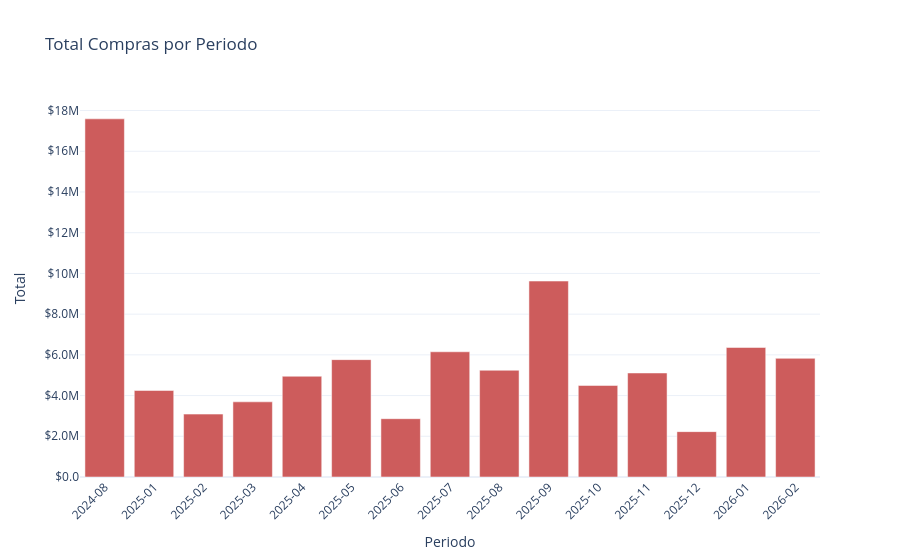

Source (notebook cell):
### Code cell
import plotly.express as px

# 1. Preparación (Asegúrate de convertir el periodo a texto para evitar los huecos)
resumen_compras_mes = (
    compras
    .groupby("Periodo")["Total"]
    .sum()
    .reset_index()
)
resumen_compras_mes["Periodo"] = resumen_compras_mes["Periodo"].astype(str)

# 2. Gráfico
fig = px.bar(
    resumen_compras_mes, 
    x="Periodo", 
    y="Total",
    title="Total Compras por Periodo",
    color_discrete_sequence=["#CD5C5C"] # Rojo similar al de tu imagen
)

# 3. El truco para quitar los huecos y poner el formato $18M
fig.update_layout(
    template="plotly_white",
    xaxis_tickangle=-45,
    # ESTA LÍNEA QUITA LOS HUECOS:
    xaxis_type='category', 
    # ESTA LÍNEA PONE EL FORMATO $18M:
    yaxis_tickformat="$.2s", 
    hovermode="x unified"
)

# Personalizar el texto al pasar el mouse
fig.update_traces(
    hovertemplate="<b>Periodo:</b> %{x}<br><b>Total:</b> $%{y:,.0f}"
)

fig.show()

### Figure 1 — Plotly figure (JSON) as saved in the notebook; plotly's stock layout.template omitted (floating-point values rounded to 4 significant figures)
{"data": [{"alignmentgroup": "True", "hovertemplate": "<b>Periodo:</b> %{x}<br><b>Total:</b> $%{y:,.0f}", "legendgroup": "", "marker": {"color": "#CD5C5C", "pattern": {"shape": ""}}, "name": "", "offsetgroup": "", "orientation": "v", "showlegend": false, "textposition": "auto", "type": "bar", "x": ["2024-08", "2025-01", "2025-02", "2025-03", "2025-04", "2025-05", "2025-06", "2025-07", "2025-08", "2025-09", "2025-10", "2025-11", "2025-12", "2026-01", "2026-02"], "xaxis": "x", "y": [17591988, 4249653, 3089645, 3692100, 4949213, 5764664, 2863814, 6150784, 5242819, 9624248, 4496786, 5109383, 2227879, 6363951, 5828876], "yaxis": "y"}], "layout": {"barmode": "relative", "hovermode": "x unified", "legend": {"tracegroupgap": 0}, "title": {"text": "Total Compras por Periodo"}, "xaxis": {"anchor": "y", "domain": [0, 1], "tickangle": -45, "title": {"text": "Periodo"}, "type": "category"}, "yaxis": {"anchor": "x", "domain": [0, 1], "tickformat": "$.2s", "title": {"text": "Total"}}}}
